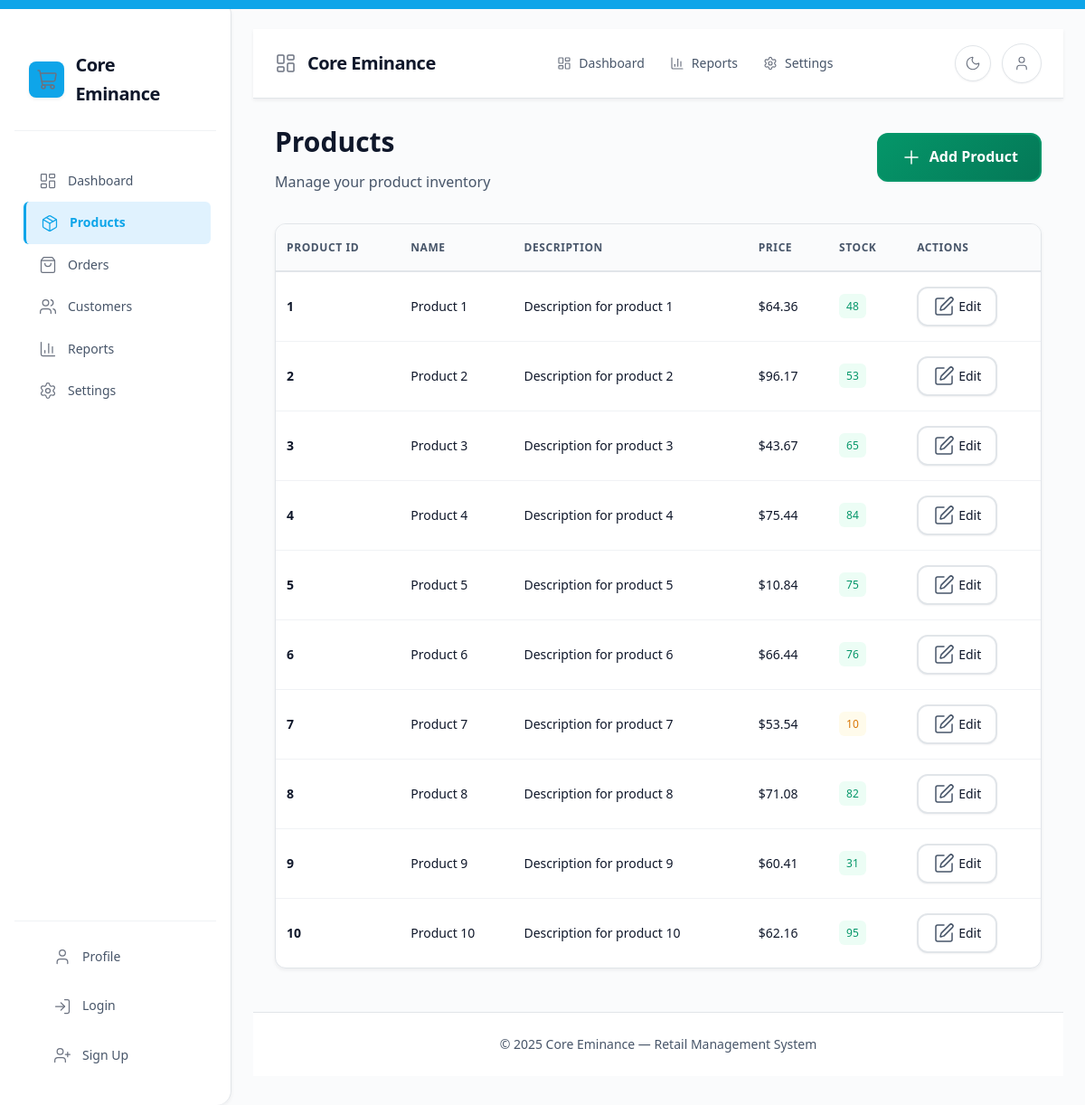
Before: /list_products with the older database file.
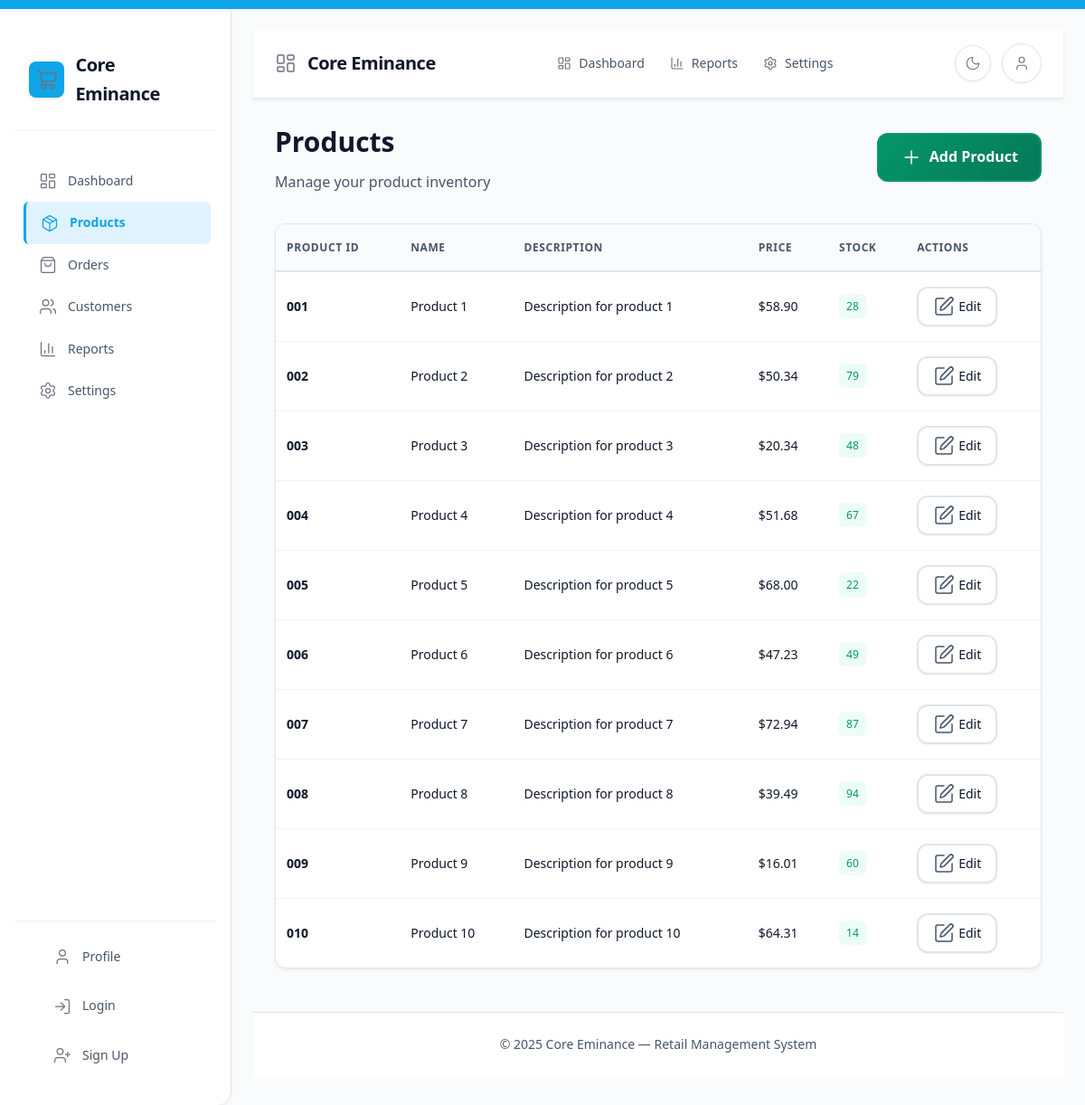
After: the same page with the newer database file.
### models.py (models this page shows)
class Product(db.Model):
    product_id = db.Column(db.String(100), primary_key=True)
    name = db.Column(db.String(100))
    description = db.Column(db.String(200))
    price = db.Column(db.Float)
    stock_quantity = db.Column(db.Integer)
    sales = db.relationship("Sale", back_populates="product", lazy=True)

### app.py (the view)
@app.route("/list_products")
def list_products():
    products = Product.query.all()
    return render_template("list_products.html", products=products)

### templates/list_products.html (shortened to what this page needs)
{% extends 'base.html' %}
{% block content %}
<div style="padding: var(--space-6);">
    <div style="display: flex; align-items: center; justify-content: space-between; margin-bottom: var(--space-8);">
        <div>
            <h1 style="font-size: var(--font-size-3xl); font-weight: var(--font-weight-bold); color: var(--text-primary); margin: 0;">Products</h1>
            <p style="color: var(--text-secondary); margin: var(--space-2) 0 0 0;">Manage your product inventory</p>
        </div>
        <a href="{{ url_for('add_product') }}" class="btn btn--primary" style="text-decoration: none;">
            <i data-lucide="plus"></i>
            Add Product
        </a>
    </div>
    <div class="table-container">
        <table class="table" id="products-table">
            <thead>
                <tr>
                    <th>Product ID</th>
                    <th>Name</th>
                    <th>Description</th>
                    <th>Price</th>
                    <th>Stock</th>
                    <th>Actions</th>
                </tr>
            </thead>
            <tbody>
                {% for product in products %}
                <tr>
                    <td><strong>{{ product.product_id }}</strong></td>
                    <td>{{ product.name }}</td>
                    <td>{{ product.description }}</td>
                    <td>${{ '%.2f'|format(product.price) }}</td>
                    <td>
                        <span class="badge {% if product.stock_quantity > 10 %}badge--success{% elif product.stock_quantity > 5 %}badge--warning{% else %}badge--danger{% endif %}">
                            {{ product.stock_quantity }}
                        </span>
                    </td>
                    <td>
                        <a href="{{ url_for('update_product', product_id=product.product_id) }}" class="btn btn--small btn--secondary" style="text-decoration: none;">
                            <i data-lucide="edit"></i>
                            Edit
                        </a>
                    </td>
                </tr>
                {% endfor %}
            </tbody>
        </table>
    </div>
</div>
{% endblock %}

### templates/base.html (shortened to what this page needs)
<!DOCTYPE html>
<html lang="en">
<head>
    <link rel="stylesheet" href="{{ url_for('static', filename='variables.css') }}">
    <link rel="stylesheet" href="{{ url_for('static', filename='components.css') }}">
    <link rel="stylesheet" href="{{ url_for('static', filename='layout.css') }}">
    <link rel="stylesheet" href="{{ url_for('static', filename='pages.css') }}">
    <link rel="stylesheet" href="{{ url_for('static', filename='toast.css') }}">
    <link rel="stylesheet" href="{{ url_for('static', filename='style.css') }}">
</head>
<body>
    <a href="#main-content" class="skip-nav">Skip to main content</a>
    <div class="dashboard-layout">
        <aside class="sidebar" aria-label="Main navigation">
            <div class="sidebar__brand">
                <div class="sidebar__logo">
                    <i data-lucide="shopping-cart"></i>
                </div>
                <span>Core Eminance</span>
            </div>
            <nav class="sidebar__nav">
                <ul>
                    <li><a href="{{ url_for('dashboard') }}" class="sidebar__link{% if request.endpoint == 'dashboard' %} active{% endif %}">
                        <i data-lucide="layout-dashboard" class="sidebar__icon"></i>
                        Dashboard
                    </a></li>
                    <li><a href="{{ url_for('list_products') }}" class="sidebar__link{% if request.endpoint == 'list_products' %} active{% endif %}">
                        <i data-lucide="package" class="sidebar__icon"></i>
                        Products
                    </a></li>
                    <li><a href="{{ url_for('process_sale') }}" class="sidebar__link{% if request.endpoint == 'process_sale' %} active{% endif %}">
                        <i data-lucide="shopping-bag" class="sidebar__icon"></i>
                        Orders
                    </a></li>
                    <li><a href="{{ url_for('list_customers') }}" class="sidebar__link{% if request.endpoint == 'list_customers' %} active{% endif %}">
                        <i data-lucide="users" class="sidebar__icon"></i>
                        Customers
                    </a></li>
                    <li><a href="{{ url_for('reports') }}" class="sidebar__link{% if request.endpoint == 'reports' %} active{% endif %}">
                        <i data-lucide="bar-chart-3" class="sidebar__icon"></i>
                        Reports
                    </a></li>
                    <li><a href="{{ url_for('settings') }}" class="sidebar__link{% if request.endpoint == 'settings' %} active{% endif %}">
                        <i data-lucide="settings" class="sidebar__icon"></i>
                        Settings
                    </a></li>
                </ul>
            </nav>
            <div class="sidebar__footer">
                <a href="{{ url_for('profile') }}" class="sidebar__link{% if request.endpoint == 'profile' %} active{% endif %}">
                    <i data-lucide="user" class="sidebar__icon"></i>
                    Profile
                </a>
                <a href="{{ url_for('login') }}" class="sidebar__link">
                    <i data-lucide="log-in" class="sidebar__icon"></i>
                    Login
                </a>
                <a href="{{ url_for('signup') }}" class="sidebar__link">
                    <i data-lucide="user-plus" class="sidebar__icon"></i>
                    Sign Up
                </a>
            </div>
        </aside>
        <div class="main-content">
            <header class="navbar" role="banner">
                <div class="navbar__brand">
                    <i data-lucide="layout-dashboard"></i>
                    <span>Core Eminance</span>
                </div>
                <nav class="navbar__nav" id="navbar-nav" role="navigation">
                    <ul>
                        <li><a href="{{ url_for('dashboard') }}" class="navbar-link{% if request.endpoint == 'dashboard' %} active{% endif %}">
                            <i data-lucide="layout-dashboard"></i>
                            <span>Dashboard</span>
                        </a></li>
                        <li><a href="{{ url_for('reports') }}" class="navbar-link{% if request.endpoint == 'reports' %} active{% endif %}">
                            <i data-lucide="bar-chart-3"></i>
                            <span>Reports</span>
                        </a></li>
                        <li><a href="{{ url_for('settings') }}" class="navbar-link{% if request.endpoint == 'settings' %} active{% endif %}">
                            <i data-lucide="settings"></i>
                            <span>Settings</span>
                        </a></li>
                    </ul>
                </nav>
                <div class="navbar__actions">
                    <button id="theme-toggle-btn"
                            class="theme-toggle"
                            type="button"
                            role="switch"
                            aria-label="Toggle between light and dark themes"
                            aria-pressed="false"
                            aria-checked="false"
                            tabindex="0">
                        <i data-lucide="moon" class="theme-icon-dark" aria-hidden="true"></i>
                    </button>
                    <div class="dropdown">
                        <button class="dropdown-toggle user-avatar-btn" aria-haspopup="true" aria-expanded="false" aria-label="User menu">
                            {% if current_user.is_authenticated and current_user.avatar_filename %}
                                <img src="{{ url_for('static', filename='uploads/avatars/' + current_user.avatar_filename) }}"
                                     alt="Profile picture" class="navbar-avatar">
                            {% else %}
                                <i data-lucide="user"></i>
                            {% endif %}
                        </button>
                    </div>
                </div>
            </header>
            <main role="main" style="flex: 1; display: flex; flex-direction: column; min-height: 0;" id="main-content">
                {% block content %}{% endblock %}
            </main>
            <footer class="footer">
                <div>&copy; {{ current_year or 2025 }} Core Eminance &mdash; Retail Management System</div>
            </footer>
        </div>
    </div>
</body>
</html>

### static/variables.css (style rules this page uses)
:root { --bg-primary: #fafbfc; --bg-surface: #ffffff; --bg-secondary: #f8fafc; --card-bg: #ffffff; --color-border: #e1e5e9; --color-border-light: #f0f2f5; --text-primary: #0f172a; --text-secondary: #475569; --text-muted: #64748b; --text-link: #0ea5e9; --accent: #0ea5e9; --accent-hover: #0284c7; --accent-light: #e0f2fe; --color-primary: #0f172a; --color-secondary: #334155; --color-success: #059669; --color-success-dark: #047857; --color-success-light: #ecfdf5; --color-danger: #dc2626; --color-danger-dark: #b91c1c; --color-danger-light: #fef2f2; --color-warning: #d97706; --color-warning-light: #fffbeb; --color-primary-dark: #334155; --icon-color: #6b7280; --icon-color-hover: #4b5563; --icon-color-active: #374151; --icon-filter: none; --shadow-xs: 0 1px 2px 0 rgba(16, 24, 40, 0.05); --shadow-sm: 0 2px 4px 0 rgba(16, 24, 40, 0.06); --shadow-md: 0 4px 8px 0 rgba(16, 24, 40, 0.08); --shadow-lg: 0 8px 16px 0 rgba(16, 24, 40, 0.12); --shadow-xl: 0 12px 24px 0 rgba(16, 24, 40, 0.15); --shadow-2xl: 0 16px 32px 0 rgba(16, 24, 40, 0.18); --radius-sm: 0.375rem; --radius-md: 0.5rem; --radius-lg: 0.75rem; --radius-xl: 1rem; --space-1: 0.25rem; --space-2: 0.5rem; --space-3: 0.75rem; --space-4: 1rem; --space-5: 1.25rem; --space-6: 1.5rem; --space-8: 2rem; --space-10: 2.5rem; --space-12: 3rem; --space-16: 4rem; --font-family-sans: 'Inter', -apple-system, BlinkMacSystemFont, 'Segoe UI', Roboto, sans-serif; --font-size-xs: 0.75rem; --font-size-sm: 0.875rem; --font-size-base: 1rem; --font-size-lg: 1.125rem; --font-size-xl: 1.25rem; --font-size-2xl: 1.5rem; --font-size-3xl: 1.875rem; --font-weight-normal: 400; --font-weight-medium: 500; --font-weight-semibold: 600; --font-weight-bold: 700; --line-height-tight: 1.25; --line-height-normal: 1.5; --line-height-relaxed: 1.625; --letter-spacing-tight: -0.025em; --letter-spacing-normal: 0; --transition-fast: 0.15s ease-out; --transition-base: 0.2s ease-in-out; --transition-slow: 0.3s ease-in-out; --chart-text-color: var(--text-secondary); --chart-grid-color: var(--color-border-light); --chart-background: var(--bg-surface); --toggle-background: #f3f4f6; --toggle-border: #d1d5db; --toggle-active: var(--accent); }
html { font-family: var(--font-family-sans); font-size: 16px; background: var(--bg-primary); color: var(--text-primary); line-height: var(--line-height-normal); -webkit-font-smoothing: antialiased; -moz-osx-font-smoothing: grayscale; }
body { background: var(--bg-primary); color: var(--text-primary); min-height: 100vh; margin: 0; padding: 0; transition: background var(--transition-base), color var(--transition-base); }
a { color: var(--text-link); text-decoration: none; transition: color var(--transition-fast); }
button { border: none; background: none; cursor: pointer; font-family: inherit; }
ul, ol { list-style: none; margin: 0; padding: 0; }

### static/layout.css (style rules this page uses)
.sidebar { background: var(--color-primary); color: var(--color-white); padding: var(--space-8) var(--space-4) var(--space-4) var(--space-4); min-width: 220px; max-width: 260px; display: flex; flex-direction: column; gap: var(--space-4); box-shadow: var(--shadow-md); border-radius: 0 var(--radius-xl) var(--radius-xl) 0; z-index: 10; }
.main-content { padding: var(--space-8) var(--space-6); background: var(--color-bg); min-height: 100vh; width: 100%; }

### static/style.css (style rules this page uses)
*, *::before, *::after { box-sizing: border-box; margin: 0; padding: 0; }
body { font-family: var(--font-main, 'Segoe UI', 'Roboto', 'Helvetica Neue', Arial, sans-serif); background: linear-gradient(135deg, var(--color-bg, #f4f4f4) 0%, var(--color-bg-alt, #e9ecef) 100%); color: var(--color-text, #23272f); min-height: 100vh; line-height: 1.6; }
img, video, canvas, svg { max-width: 100%; height: auto; display: block; }

Changed rows visible on the page:
removed Product: product_id "1", name "Product 1", description "Description for product 1", price "64.36", stock_quantity "48"
removed Product: product_id "2", name "Product 2", description "Description for product 2", price "96.17", stock_quantity "53"
removed Product: product_id "3", name "Product 3", description "Description for product 3", price "43.67", stock_quantity "65"
removed Product: product_id "4", name "Product 4", description "Description for product 4", price "75.44", stock_quantity "84"
removed Product: product_id "5", name "Product 5", description "Description for product 5", price "10.84", stock_quantity "75"
removed Product: product_id "6", name "Product 6", description "Description for product 6", price "66.44", stock_quantity "76"
removed Product: product_id "7", name "Product 7", description "Description for product 7", price "53.54", stock_quantity "10"
removed Product: product_id "8", name "Product 8", description "Description for product 8", price "71.08", stock_quantity "82"
removed Product: product_id "9", name "Product 9", description "Description for product 9", price "60.41", stock_quantity "31"
removed Product: product_id "10", name "Product 10", description "Description for product 10", price "62.16", stock_quantity "95"
added Product: product_id "001", name "Product 1", description "Description for product 1", price "58.90", stock_quantity "28"
added Product: product_id "002", name "Product 2", description "Description for product 2", price "50.34", stock_quantity "79"
added Product: product_id "003", name "Product 3", description "Description for product 3", price "20.34", stock_quantity "48"
added Product: product_id "004", name "Product 4", description "Description for product 4", price "51.68", stock_quantity "67"
added Product: product_id "005", name "Product 5", description "Description for product 5", price "68.00", stock_quantity "22"
added Product: product_id "006", name "Product 6", description "Description for product 6", price "47.23", stock_quantity "49"
added Product: product_id "007", name "Product 7", description "Description for product 7", price "72.94", stock_quantity "87"
added Product: product_id "008", name "Product 8", description "Description for product 8", price "39.49", stock_quantity "94"
added Product: product_id "009", name "Product 9", description "Description for product 9", price "16.01", stock_quantity "60"
added Product: product_id "010", name "Product 10", description "Description for product 10", price "64.31", stock_quantity "14"
